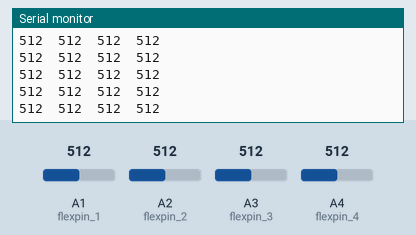
This sketch was run on a simulated Arduino Uno, built with avr-gcc and run on an emulated ATmega328P. Parts: the last lines printed to the serial monitor. Inputs (shaded band) come from the test bench; at power-on: A1 (flexpin_1) = 512, A2 (flexpin_2) = 512, A3 (flexpin_3) = 512, A4 (flexpin_4) = 512.

Above: at 5.7 s.
5.8 s: A1 (flexpin_1) set to 105
At 5.87 s:
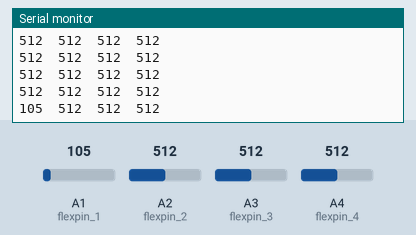
8.8 s: A1 (flexpin_1) set to 92
At 8.8 s:
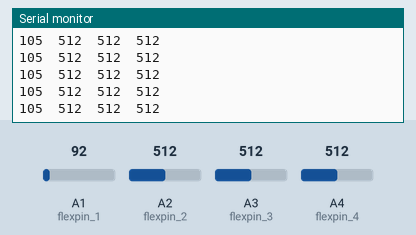
Timing chart, 0 to 11.8 s (numbered marks = the images above; inputs shaded):
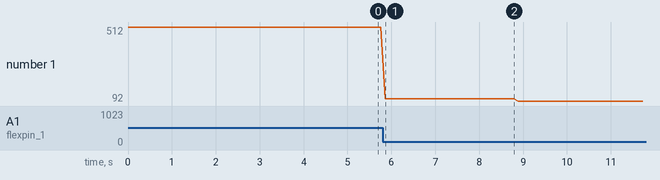

Measured:
- after the input at 5.8 s, the serial monitor: prints a new line after 0.06 s (image 1)
- plotted number 1: 512 → 105 after the input at 5.8 s, 105 → 92 after the input at 8.8 s

The sketch:

Test_FlexSensor_nano.ino
```cpp
const int flexpin_1 = A1;
const int flexpin_2 = A2;
const int flexpin_3 = A3;
const int flexpin_4 = A4;

int flexVal_1;
int flexVal_2;
int flexVal_3;
int flexVal_4;

void setup() {
  // put your setup code here, to run once:
  Serial.begin(9600);
  pinMode(flexpin_1, INPUT);
  pinMode(flexpin_2, INPUT);
  pinMode(flexpin_3, INPUT);
  pinMode(flexpin_4, INPUT);
}

void loop() {
  // put your main code here, to run repeatedly:
  flexVal_1 = analogRead(flexpin_1);
  flexVal_2 = analogRead(flexpin_2);
  flexVal_3 = analogRead(flexpin_3);
  flexVal_4 = analogRead(flexpin_4);

  Serial.println(String(flexVal_1)+"  "+ String(flexVal_2)+"  "+
                  String(flexVal_3)+"  "+ String(flexVal_4));
  delay(100);
}
```
